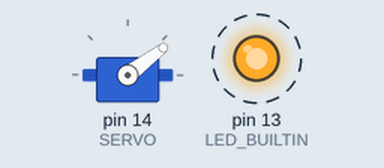
The sketch below on a simulated Arduino Uno, built with avr-gcc and run on an emulated ATmega328P. On the bench: servo, output pins drawn as LEDs (lit = HIGH). Dashed ring = blinking.

Above: at 0.05 s.
At 0.55 s:
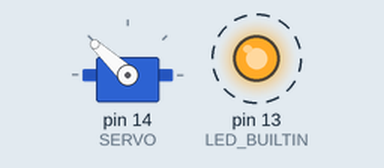
At 0.8 s:
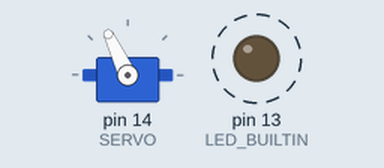
At 1.1 s:
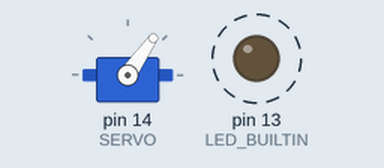
Timing chart, 0 to 3.0 s (numbered marks = the images above):
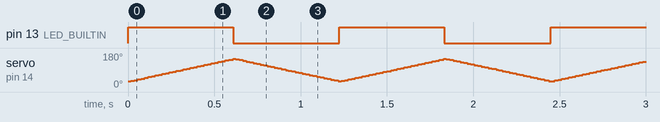

Measured:
- by itself, pin 13 (LED_BUILTIN): alternates HIGH for 0.61 s and LOW for 0.61 s

The sketch:

servo_test_092323.ino
```cpp
#include <Servo.h>

// servo value 106 is the center


Servo servo;

#define SERVO 14

int center = 90;
int range = 60;

void setup() {
  servo.attach(SERVO);
  servo.write(center - range);
  pinMode(LED_BUILTIN, OUTPUT);
}

void loop() {
  digitalWrite(LED_BUILTIN, HIGH);
  for (int i = -range; i < range; i++) {
    servo.write(center + i);
    delay(5);
  }
  digitalWrite(LED_BUILTIN, LOW);
  for (int i = range; i >= -range; i--) {
    servo.write(center + i);
    delay(5);
  }
}
```
